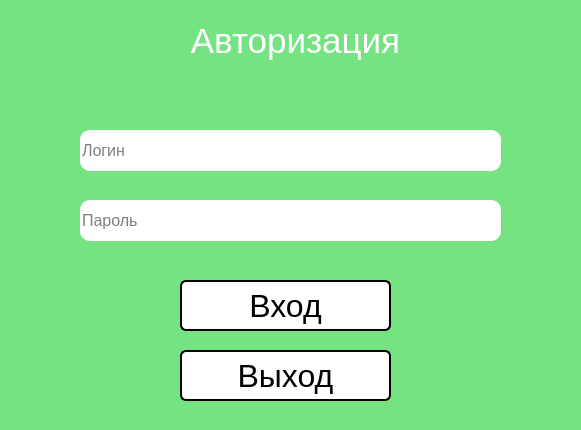
<?xml version="1.0" encoding="UTF-8"?>
<ui version="4.0">
 <class>MainWindow_register</class>
 <widget class="QMainWindow" name="MainWindow_register">
  <property name="geometry">
   <rect>
    <x>0</x>
    <y>0</y>
    <width>581</width>
    <height>430</height>
   </rect>
  </property>
  <property name="windowTitle">
   <string>Авторизация</string>
  </property>
  <property name="styleSheet">
   <string notr="true">background-color: rgb(118, 227, 131)</string>
  </property>
  <widget class="QWidget" name="centralwidget">
   <widget class="QLabel" name="label_regist">
    <property name="geometry">
     <rect>
      <x>140</x>
      <y>20</y>
      <width>311</width>
      <height>41</height>
     </rect>
    </property>
    <property name="font">
     <font>
      <pointsize>26</pointsize>
     </font>
    </property>
    <property name="layoutDirection">
     <enum>Qt::LeftToRight</enum>
    </property>
    <property name="styleSheet">
     <string notr="true">color: white;</string>
    </property>
    <property name="text">
     <string>Авторизация</string>
    </property>
    <property name="alignment">
     <set>Qt::AlignCenter</set>
    </property>
   </widget>
   <widget class="QLineEdit" name="lineEdit_log">
    <property name="geometry">
     <rect>
      <x>80</x>
      <y>130</y>
      <width>421</width>
      <height>41</height>
     </rect>
    </property>
    <property name="font">
     <font>
      <pointsize>12</pointsize>
     </font>
    </property>
    <property name="layoutDirection">
     <enum>Qt::LeftToRight</enum>
    </property>
    <property name="styleSheet">
     <string notr="true">border-radius: 10px;
background-color: white;
color: black;</string>
    </property>
    <property name="text">
     <string/>
    </property>
    <property name="placeholderText">
     <string>Логин</string>
    </property>
   </widget>
   <widget class="QLineEdit" name="lineEdit_pass">
    <property name="geometry">
     <rect>
      <x>80</x>
      <y>200</y>
      <width>421</width>
      <height>41</height>
     </rect>
    </property>
    <property name="font">
     <font>
      <pointsize>12</pointsize>
     </font>
    </property>
    <property name="styleSheet">
     <string notr="true">border-radius: 10px;
background-color: white;
color: black;</string>
    </property>
    <property name="text">
     <string/>
    </property>
    <property name="placeholderText">
     <string>Пароль</string>
    </property>
   </widget>
   <widget class="QPushButton" name="pushButton_login">
    <property name="geometry">
     <rect>
      <x>180</x>
      <y>280</y>
      <width>211</width>
      <height>51</height>
     </rect>
    </property>
    <property name="font">
     <font>
      <pointsize>24</pointsize>
     </font>
    </property>
    <property name="styleSheet">
     <string notr="true">QPushButton{
	border-radius: 6px;
	background-color: rgb(255, 255, 255);
	border: 2px solid black;
	color: black;
}

QPushButton::hover{
	border-radius: 6px;
	background-color: rgb(153, 102, 51);
	color: black;
}

QPushButton::pressed{
	border-radius: 6px;
	background-color: rgb(255, 255, 255);
	color: black;
}
</string>
    </property>
    <property name="text">
     <string>Вход</string>
    </property>
   </widget>
   <widget class="QPushButton" name="pushButton_exit">
    <property name="geometry">
     <rect>
      <x>180</x>
      <y>350</y>
      <width>211</width>
      <height>51</height>
     </rect>
    </property>
    <property name="font">
     <font>
      <pointsize>24</pointsize>
     </font>
    </property>
    <property name="styleSheet">
     <string notr="true">QPushButton{
	border-radius: 6px;
	background-color: rgb(255, 255, 255);
	border: 2px solid black;
	color: black;
}

QPushButton::hover{
	border-radius: 6px;
	background-color: rgb(153, 102, 51);
	color: black;
}

QPushButton::pressed{
	border-radius: 6px;
	background-color: rgb(255, 255, 255);
	color: black;
}
</string>
    </property>
    <property name="text">
     <string>Выход</string>
    </property>
   </widget>
  </widget>
 </widget>
 <resources/>
 <connections/>
</ui>
